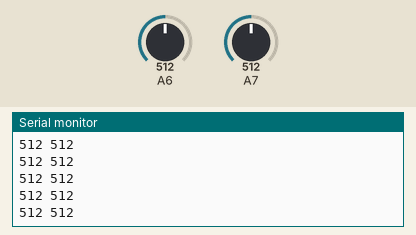
Bench run of a sketch on a simulated Arduino Nano, built with avr-gcc and run on an emulated ATmega328P. On the bench: the last lines printed to the serial monitor. The inputs (shaded band) are chosen by the test bench; at power-on: A6 = 512, A7 = 512.

Above: at 1.2 s.
1.3 s: A6 set to 716
At 2.2 s:
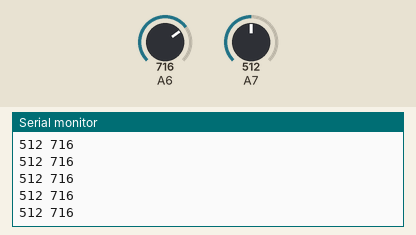
4.3 s: A7 set to 716
At 5.4 s:
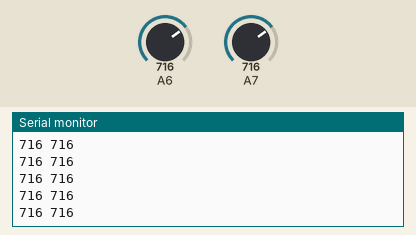
5.8 s: A6 set to 900
At 6.5 s:
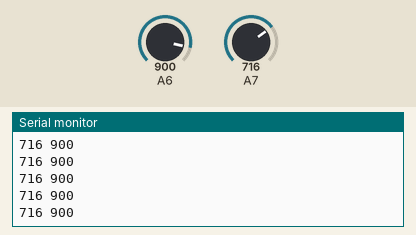
7.3 s: A7 set to 900
At 8.0 s:
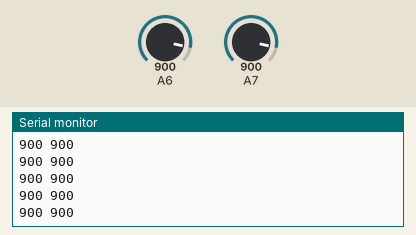
Timing chart, 0 to 9.8 s (numbered marks = the images above; inputs shaded):
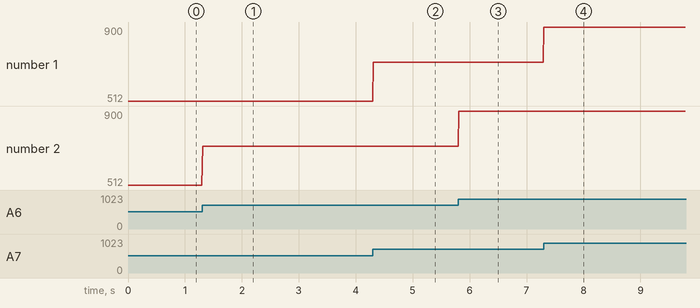

The sketch:

telejogo.ino
```cpp
// Programa para o arduino telejogo.ino
// Lógica e programação para grandes e pequenos

void setup() {
  Serial.begin(9600);
}

void loop() {
  int sensorValue = analogRead(A7);
  int sensorValue2 = analogRead(A6);
  Serial.print(sensorValue);
  Serial.print(" ");
  Serial.println(sensorValue2);
  delay(10);
}
```

Measured:
- after the input at 1.3 s, the serial monitor: prints a new line at once (image 1)
- after the input at 4.3 s, the serial monitor: prints a new line at once (image 2)
- after the input at 5.8 s, the serial monitor: prints a new line at once (image 3)
- after the input at 7.3 s, the serial monitor: prints a new line at once (image 4)
- plotted number 2: 512 → 716 after the input at 1.3 s, 716 → 900 after the input at 5.8 s
